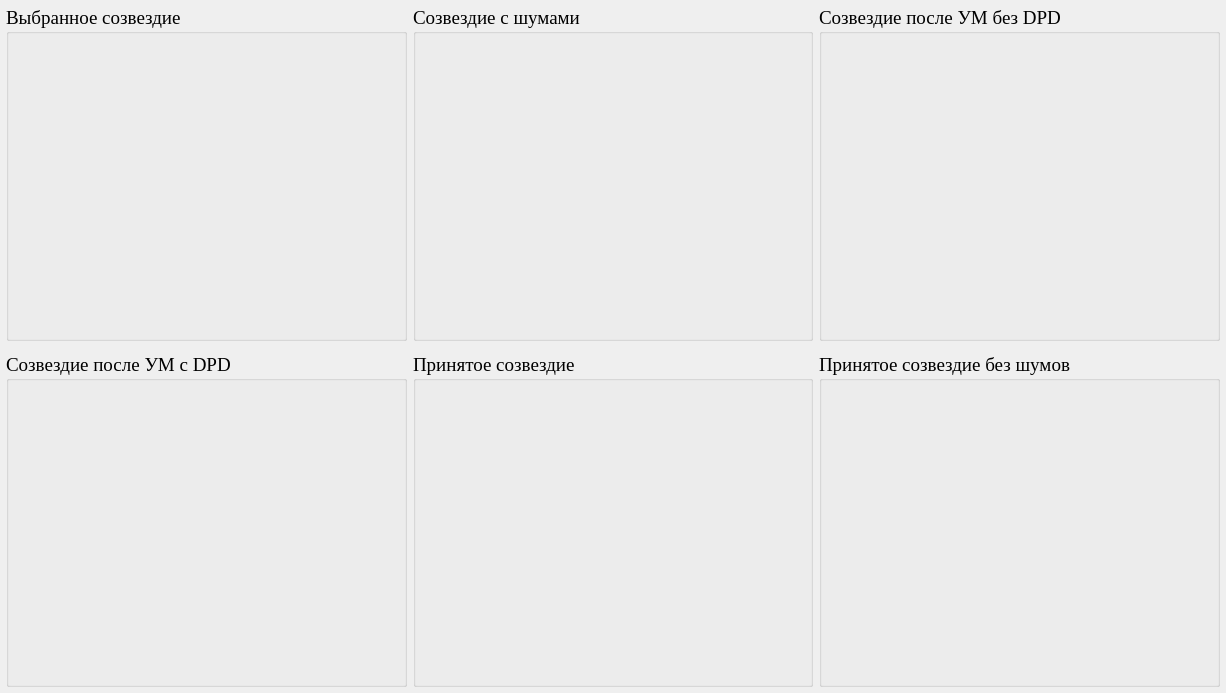
              <widget class="QWidget" name="scrollAreaConstellationPageWidgetContents">
               <property name="geometry">
                <rect>
                 <x>0</x>
                 <y>0</y>
                 <width>1226</width>
                 <height>693</height>
                </rect>
               </property>
               <layout class="QVBoxLayout" name="verticalLayout_51">
                <property name="leftMargin">
                 <number>3</number>
                </property>
                <property name="topMargin">
                 <number>3</number>
                </property>
                <property name="rightMargin">
                 <number>3</number>
                </property>
                <property name="bottomMargin">
                 <number>3</number>
                </property>
                <item>
                 <layout class="QHBoxLayout" name="horizontalLayout_7">
                  <property name="leftMargin">
                   <number>3</number>
                  </property>
                  <property name="topMargin">
                   <number>3</number>
                  </property>
                  <property name="rightMargin">
                   <number>3</number>
                  </property>
                  <property name="bottomMargin">
                   <number>3</number>
                  </property>
                  <item>
                   <widget class="QGroupBox" name="ConstelPageGraph1_GroupBox">
                    <property name="minimumSize">
                     <size>
                      <width>400</width>
                      <height>0</height>
                     </size>
                    </property>
                    <property name="font">
                     <font>
                      <family>Times New Roman</family>
                      <pointsize>14</pointsize>
                     </font>
                    </property>
                    <property name="title">
                     <string>Выбранное созвездие</string>
                    </property>
                    <layout class="QVBoxLayout" name="verticalLayout_52">
                     <property name="leftMargin">
                      <number>3</number>
                     </property>
                     <property name="topMargin">
                      <number>3</number>
                     </property>
                     <property name="rightMargin">
                      <number>3</number>
                     </property>
                     <property name="bottomMargin">
                      <number>3</number>
                     </property>
                     <item>
                      <widget class="QWidget" name="ConstelPageGraph1_Widget" native="true"/>
                     </item>
                    </layout>
                   </widget>
                  </item>
                  <item>
                   <widget class="QGroupBox" name="ConstelPageGraph2_GroupBox">
                    <property name="minimumSize">
                     <size>
                      <width>400</width>
                      <height>0</height>
                     </size>
                    </property>
                    <property name="font">
                     <font>
                      <family>Times New Roman</family>
                      <pointsize>14</pointsize>
                     </font>
                    </property>
                    <property name="title">
                     <string>Созвездие с шумами</string>
                    </property>
                    <layout class="QVBoxLayout" name="verticalLayout_54">
                     <property name="leftMargin">
                      <number>3</number>
                     </property>
                     <property name="topMargin">
                      <number>3</number>
                     </property>
                     <property name="rightMargin">
                      <number>3</number>
                     </property>
                     <property name="bottomMargin">
                      <number>3</number>
                     </property>
                     <item>
                      <widget class="QWidget" name="ConstelPageGraph2_Widget" native="true"/>
                     </item>
                    </layout>
                   </widget>
                  </item>
                  <item>
                   <widget class="QGroupBox" name="ConstelPageGraph3_GroupBox">
                    <property name="minimumSize">
                     <size>
                      <width>400</width>
                      <height>0</height>
                     </size>
                    </property>
                    <property name="font">
                     <font>
                      <family>Times New Roman</family>
                      <pointsize>14</pointsize>
                     </font>
                    </property>
                    <property name="title">
                     <string>Созвездие после УМ без DPD</string>
                    </property>
                    <layout class="QVBoxLayout" name="verticalLayout_57">
                     <property name="leftMargin">
                      <number>3</number>
                     </property>
                     <property name="topMargin">
                      <number>3</number>
                     </property>
                     <property name="rightMargin">
                      <number>3</number>
                     </property>
                     <property name="bottomMargin">
                      <number>3</number>
                     </property>
                     <item>
                      <widget class="QWidget" name="ConstelPageGraph3_Widget" native="true"/>
                     </item>
                    </layout>
                   </widget>
                  </item>
                 </layout>
                </item>
                <item>
                 <layout class="QHBoxLayout" name="horizontalLayout_8">
                  <property name="leftMargin">
                   <number>3</number>
                  </property>
                  <property name="topMargin">
                   <number>3</number>
                  </property>
                  <property name="rightMargin">
                   <number>3</number>
                  </property>
                  <property name="bottomMargin">
                   <number>3</number>
                  </property>
                  <item>
                   <widget class="QGroupBox" name="ConstelPageGraph4_GroupBox">
                    <property name="minimumSize">
                     <size>
                      <width>400</width>
                      <height>0</height>
                     </size>
                    </property>
                    <property name="font">
                     <font>
                      <family>Times New Roman</family>
                      <pointsize>14</pointsize>
                     </font>
                    </property>
                    <property name="title">
                     <string>Cозвездие после УМ с DPD</string>
                    </property>
                    <layout class="QVBoxLayout" name="verticalLayout_53">
                     <property name="leftMargin">
                      <number>3</number>
                     </property>
                     <property name="topMargin">
                      <number>3</number>
                     </property>
                     <property name="rightMargin">
                      <number>3</number>
                     </property>
                     <property name="bottomMargin">
                      <number>3</number>
                     </property>
                     <item>
                      <widget class="QWidget" name="ConstelPageGraph4_Widget" native="true"/>
                     </item>
                    </layout>
                   </widget>
                  </item>
                  <item>
                   <widget class="QGroupBox" name="ConstelPageGraph5_GroupBox">
                    <property name="minimumSize">
                     <size>
                      <width>400</width>
                      <height>0</height>
                     </size>
                    </property>
                    <property name="font">
                     <font>
                      <family>Times New Roman</family>
                      <pointsize>14</pointsize>
                     </font>
                    </property>
                    <property name="title">
                     <string>Принятое созвездие</string>
                    </property>
                    <layout class="QVBoxLayout" name="verticalLayout_55">
                     <property name="leftMargin">
                      <number>3</number>
                     </property>
                     <property name="topMargin">
                      <number>3</number>
                     </property>
                     <property name="rightMargin">
                      <number>3</number>
                     </property>
                     <property name="bottomMargin">
                      <number>3</number>
                     </property>
                     <item>
                      <widget class="QWidget" name="ConstelPageGraph5_Widget" native="true"/>
                     </item>
                    </layout>
                   </widget>
                  </item>
                  <item>
                   <widget class="QGroupBox" name="ConstelPageGraph6_GroupBox">
                    <property name="minimumSize">
                     <size>
                      <width>400</width>
                      <height>0</height>
                     </size>
                    </property>
                    <property name="font">
                     <font>
                      <family>Times New Roman</family>
                      <pointsize>14</pointsize>
                     </font>
                    </property>
                    <property name="title">
                     <string>Принятое созвездие без шумов</string>
                    </property>
                    <layout class="QVBoxLayout" name="verticalLayout_56">
                     <property name="leftMargin">
                      <number>3</number>
                     </property>
                     <property name="topMargin">
                      <number>3</number>
                     </property>
                     <property name="rightMargin">
                      <number>3</number>
                     </property>
                     <property name="bottomMargin">
                      <number>3</number>
                     </property>
                     <item>
                      <widget class="QWidget" name="ConstelPageGraph6_Widget" native="true"/>
                     </item>
                    </layout>
                   </widget>
                  </item>
                 </layout>
                </item>
               </layout>
              </widget>
